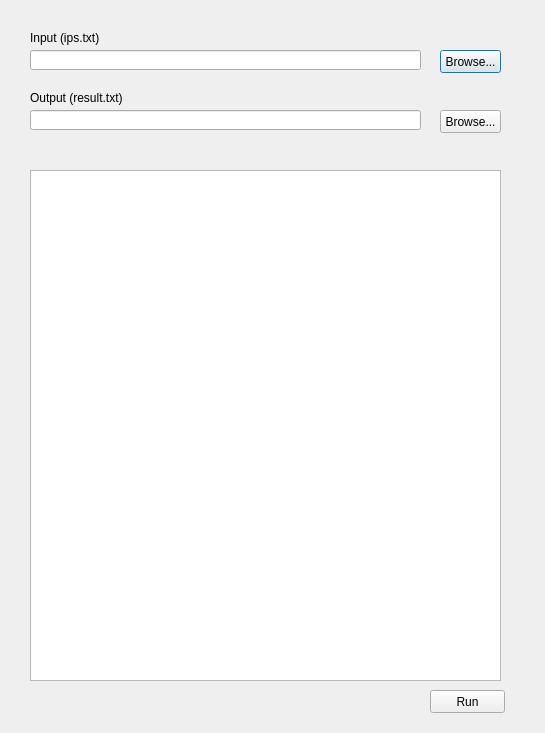
<?xml version="1.0" encoding="UTF-8"?>
<ui version="4.0">
 <class>IpExtractorPlus</class>
 <widget class="QDialog" name="IpExtractorPlus">
  <property name="geometry">
   <rect>
    <x>0</x>
    <y>0</y>
    <width>545</width>
    <height>733</height>
   </rect>
  </property>
  <property name="windowTitle">
   <string>Dialog</string>
  </property>
  <widget class="QLabel" name="label_input">
   <property name="geometry">
    <rect>
     <x>30</x>
     <y>30</y>
     <width>141</width>
     <height>16</height>
    </rect>
   </property>
   <property name="text">
    <string>Input (ips.txt)</string>
   </property>
  </widget>
  <widget class="QLineEdit" name="lineEdit_input">
   <property name="geometry">
    <rect>
     <x>30</x>
     <y>50</y>
     <width>391</width>
     <height>20</height>
    </rect>
   </property>
  </widget>
  <widget class="QPushButton" name="pushButton_browse_input">
   <property name="geometry">
    <rect>
     <x>440</x>
     <y>50</y>
     <width>61</width>
     <height>23</height>
    </rect>
   </property>
   <property name="text">
    <string>Browse...</string>
   </property>
  </widget>
  <widget class="QPushButton" name="pushButton_browse_output">
   <property name="geometry">
    <rect>
     <x>440</x>
     <y>110</y>
     <width>61</width>
     <height>23</height>
    </rect>
   </property>
   <property name="text">
    <string>Browse...</string>
   </property>
  </widget>
  <widget class="QLabel" name="label_output">
   <property name="geometry">
    <rect>
     <x>30</x>
     <y>90</y>
     <width>141</width>
     <height>16</height>
    </rect>
   </property>
   <property name="text">
    <string>Output (result.txt)</string>
   </property>
  </widget>
  <widget class="QLineEdit" name="lineEdit_output">
   <property name="geometry">
    <rect>
     <x>30</x>
     <y>110</y>
     <width>391</width>
     <height>20</height>
    </rect>
   </property>
  </widget>
  <widget class="QPushButton" name="pushButton_run">
   <property name="geometry">
    <rect>
     <x>430</x>
     <y>690</y>
     <width>75</width>
     <height>23</height>
    </rect>
   </property>
   <property name="text">
    <string>Run</string>
   </property>
  </widget>
  <widget class="QTextEdit" name="textEdit">
   <property name="geometry">
    <rect>
     <x>30</x>
     <y>170</y>
     <width>471</width>
     <height>511</height>
    </rect>
   </property>
   <property name="textInteractionFlags">
    <set>Qt::TextSelectableByKeyboard|Qt::TextSelectableByMouse</set>
   </property>
  </widget>
 </widget>
 <resources/>
 <connections/>
</ui>
